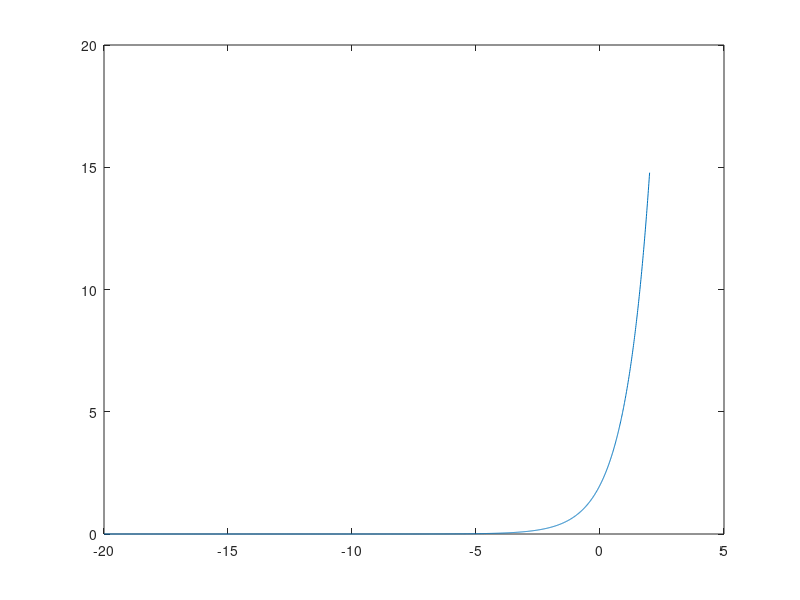
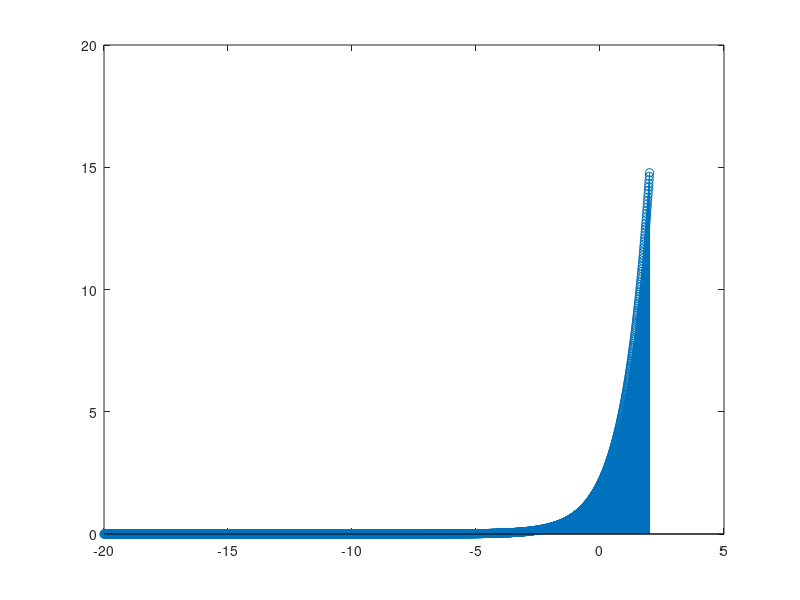

Recreate these plots in MATLAB, in order.
%Task 4
%Plotting an exponential graph

% Exponential curves
close all
clear
clc

fs=100; %Sampling frequency in hz. Sampling time is 1/fs
a=2; %amplitude


t=-20:1/fs:2;
y=a*exp(t);

figure;
plot(t,y);

figure;
stem(t,y);